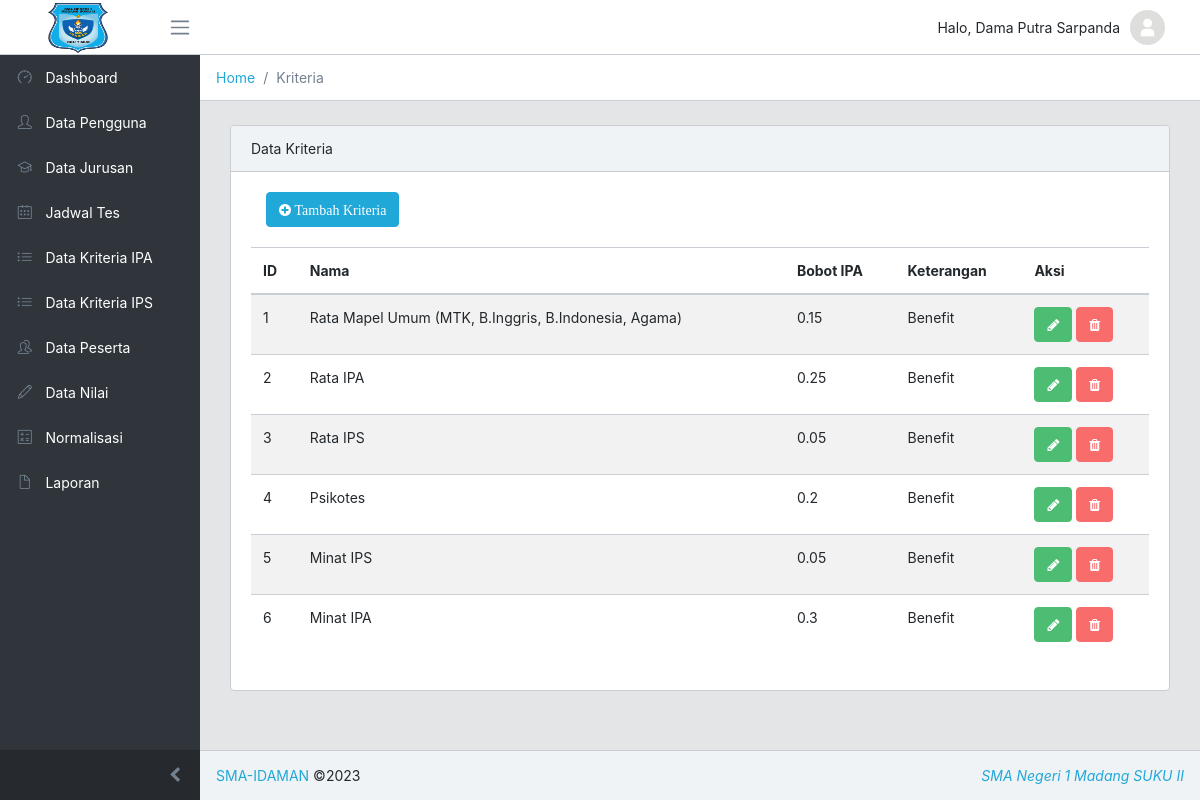
The page /admin/kriteria/index.php (signed in) on the database its author committed.
### tables this page shows
CREATE TABLE `kriteria` (
  `Id_Kriteria` int(11) NOT NULL,
  `Nama_Kriteria` varchar(100) NOT NULL,
  `Bobot` double NOT NULL,
  `Keterangan` varchar(10) NOT NULL
);

### admin/kriteria/index.php (the view, shortened to what this page needs)
<?php
  include "../../lib/koneksi.php";
  $session_admin = $_SESSION['admin'];
  if(isset($_SESSION['admin']))
  {
    include "../template/header.php";
?>
      <main class="main">
        <ol class="breadcrumb">
          <li class="breadcrumb-item"><a href="../dashboard">Home</a></li>
          <li class="breadcrumb-item active">Kriteria</li>
        </ol>
        <div class="container-fluid">
          <div class="animated fadeIn">
            <div class="row">
              <div class="col-md-12">
                <div class="card">
                  <div class="card-header">Data Kriteria</div>
                  <div class="card-body">
                    <div class="col-6 col-sm-4 col-md mb-3 mb-xl-0">
                      <a href="insert_kriteria.php" class="btn btn-primary">
                        <i class="fa fa-plus-circle"> Tambah Kriteria</i>
                      </a>
                    </div>
                    <table class="table table-responsive-sm table-striped" style="margin-top: 20px">
                      <thead>
                        <tr>
                          <th>ID</th>
                          <th>Nama</th>
                          <th>Bobot IPA</th>
                          <th>Keterangan</th>
                          <th>Aksi</th>
                        </tr>
                      </thead>
                      <tbody>
                        <?php
                          $tampilkriteria = mysqli_query($mysqli, "SELECT * FROM kriteria");
                          while($kriteria = mysqli_fetch_array($tampilkriteria))
                          {
                        ?>
                        <tr>
                          <td><?php echo $kriteria['Id_Kriteria']; ?></td>
                          <td><?php echo $kriteria['Nama_Kriteria']; ?></td>
                          <td><?php echo $kriteria['Bobot']; ?></td>
                          <td><?php echo $kriteria['Keterangan']; ?></td>
                          <td>
                            <a href="edit_kriteria.php?id_kriteria=<?php echo $kriteria['Id_Kriteria']; ?>">
                              <button class="btn btn-success" type="button">
                                <i class="fa fa-pencil"></i>
                              </button>
                            </a>
                            <a href="delete_kriteria.php?id_kriteria=<?php echo $kriteria['Id_Kriteria']; ?>" onClick="return confirm('Anda yakin ingin menghapus data ini?')" class="btn btn-danger">
                                <i class="fa fa-trash"></i>
                            </a>
                          </td>
                        </tr>
                        <?php
                          }
                        ?>
                      </tbody>
                    </table>
                  </div>
                </div>
              </div>
            </div>
          </div>
        </div>
      </main>
<?php
    include "../template/footer.php";
  }
  else
  {
    header("location: ../login/");
  }
?>

### admin/template/header.php (shortened to what this page needs)
<!DOCTYPE html>
<html lang="en">
  <head>
    <link href="../asset/vendors/@coreui/icons/css/coreui-icons.min.css" rel="stylesheet">
    <link href="../asset/vendors/flag-icon-css/css/flag-icon.min.css" rel="stylesheet">
    <link href="../asset/vendors/font-awesome/css/font-awesome.min.css" rel="stylesheet">
    <link href="../asset/vendors/simple-line-icons/css/simple-line-icons.css" rel="stylesheet">
    <link href="../asset/css/style.css" rel="stylesheet">
    <link href="../asset/css/custom.css" rel="stylesheet">
    <link href="../asset/vendors/pace-progress/css/pace.min.css" rel="stylesheet">
  </head>
  <body class="app header-fixed sidebar-fixed aside-menu-fixed sidebar-lg-show">
    <header class="app-header navbar">
      <a class="navbar-brand" href="#">
        <img class="navbar-brand-full" src="../asset/img/brand/logo.png" width="60" height="50" alt="LogoSMA">
      </a>
      <button class="navbar-toggler sidebar-toggler d-md-down-none" type="button" data-toggle="sidebar-lg-show">
        <span class="navbar-toggler-icon"></span>
      </button>
      <ul class="nav navbar-nav ml-auto">
        <?php
          $tampiladmin = mysqli_query($mysqli, "SELECT * FROM admin WHERE Id_Admin = '$session_admin'");
          $adm = mysqli_fetch_assoc($tampiladmin);
        ?>
        <li class="nav-item d-md-down-none nama_admin">
          Halo, <?php echo $adm['Nama']; ?>
        </li>
        <li class="nav-item dropdown" style="margin-right: 25px">
          <a class="nav-link" data-toggle="dropdown" href="#" role="button" aria-haspopup="true" aria-expanded="false">
            <img class="img-avatar" src="../asset/img/avatars/no-profile-picture.png" alt="admin@bootstrapmaster.com">
          </a>
        </li>
      </ul>
    </header>
    <div class="app-body">
      <div class="sidebar">
        <nav class="sidebar-nav">
          <ul class="nav">
            <li class="nav-item">
              <a class="nav-link" href="../dashboard">
                <i class="nav-icon icon-speedometer"></i> Dashboard
              </a>
            </li>
            <li class="nav-item">
              <a class="nav-link" href="../pengguna">
                <i class="nav-icon icon-user"></i> Data Pengguna
              </a>
            </li>
            <li class="nav-item">
              <a class="nav-link" href="../jurusan">
                <i class="nav-icon icon-graduation"></i> Data Jurusan
              </a>
            </li>
            <li class="nav-item">
              <a class="nav-link" href="../jadwal">
                <i class="nav-icon icon-calendar"></i> Jadwal Tes
              </a>
            </li>
            <li class="nav-item">
              <a class="nav-link" href="../kriteria">
                <i class="nav-icon icon-list"></i> Data Kriteria IPA
              </a>
            </li>
            <li class="nav-item">
              <a class="nav-link" href="../kriteria2">
                <i class="nav-icon icon-list"></i> Data Kriteria IPS
              </a>
            </li>
            <li class="nav-item">
              <a class="nav-link" href="../peserta">
                <i class="nav-icon icon-people"></i> Data Peserta
              </a>
            </li>
            <li class="nav-item">
              <a class="nav-link" href="../nilai">
                <i class="nav-icon icon-pencil"></i> Data Nilai
              </a>
            </li>
            <li class="nav-item">
              <a class="nav-link" href="../normalisasi">
                <i class="nav-icon icon-calculator"></i> Normalisasi
              </a>
            </li>
            <li class="nav-item">
              <a class="nav-link" href="../laporan">
                <i class="nav-icon icon-doc"></i> Laporan
              </a>
            </li>
          </ul>
        </nav>
        <button class="sidebar-minimizer brand-minimizer" type="button"></button>
      </div>

### admin/template/footer.php (shortened to what this page needs)
    </div>
    <footer class="app-footer">
      <div>
        <a href="#">SMA-IDAMAN</a>
        <span>&copy;<script>document.write(new Date().getFullYear());</script></span>
      </div>
      <div class="ml-auto">
        <a href="#"><i>SMA Negeri 1 Madang SUKU II</i></a>
      </div>
    </footer>
  </body>
</html>

### rows shown on the page
kriteria: Id_Kriteria "1", Nama_Kriteria "Rata Mapel Umum (MTK, B.Inggris, B.Indonesia, Agama)", Bobot "0.15", Keterangan "Benefit"
kriteria: Id_Kriteria "2", Nama_Kriteria "Rata IPA", Bobot "0.25", Keterangan "Benefit"
kriteria: Id_Kriteria "3", Nama_Kriteria "Rata IPS", Bobot "0.05", Keterangan "Benefit"
kriteria: Id_Kriteria "4", Nama_Kriteria "Psikotes", Bobot "0.2", Keterangan "Benefit"
kriteria: Id_Kriteria "5", Nama_Kriteria "Minat IPS", Bobot "0.05", Keterangan "Benefit"
kriteria: Id_Kriteria "6", Nama_Kriteria "Minat IPA", Bobot "0.3", Keterangan "Benefit"

### other values the page prints
$adm['Nama'] "Dama Putra Sarpanda"
